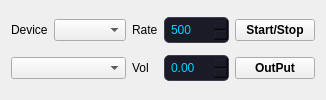
             <widget class="QWidget" name="tab_7">
              <attribute name="title">
               <string>DaQ</string>
              </attribute>
              <layout class="QGridLayout" name="gridLayout_9">
               <item row="0" column="0">
                <widget class="QLabel" name="label_2">
                 <property name="sizePolicy">
                  <sizepolicy hsizetype="Preferred" vsizetype="Fixed">
                   <horstretch>0</horstretch>
                   <verstretch>0</verstretch>
                  </sizepolicy>
                 </property>
                 <property name="text">
                  <string>Device</string>
                 </property>
                </widget>
               </item>
               <item row="0" column="1">
                <widget class="QComboBox" name="daqDeviceComboBox">
                 <property name="sizePolicy">
                  <sizepolicy hsizetype="Preferred" vsizetype="Fixed">
                   <horstretch>0</horstretch>
                   <verstretch>0</verstretch>
                  </sizepolicy>
                 </property>
                 <property name="styleSheet">
                  <string notr="true">QDoubleSpinBox, QSpinBox, QLineEdit {
    background-color: #1B1B28;
    border: 1px solid #3D3F51;
    border-radius: 5px;
    padding: 4px;
    color: #00D1FF; /* 科技蓝数字 */
}</string>
                 </property>
                </widget>
               </item>
               <item row="0" column="2">
                <widget class="QLabel" name="label">
                 <property name="sizePolicy">
                  <sizepolicy hsizetype="Preferred" vsizetype="Fixed">
                   <horstretch>0</horstretch>
                   <verstretch>0</verstretch>
                  </sizepolicy>
                 </property>
                 <property name="text">
                  <string>Rate</string>
                 </property>
                </widget>
               </item>
               <item row="0" column="4">
                <widget class="QPushButton" name="startStopButton">
                 <property name="sizePolicy">
                  <sizepolicy hsizetype="Preferred" vsizetype="Fixed">
                   <horstretch>0</horstretch>
                   <verstretch>0</verstretch>
                  </sizepolicy>
                 </property>
                 <property name="font">
                  <font>
                   <pointsize>9</pointsize>
                   <weight>75</weight>
                   <bold>true</bold>
                   <kerning>true</kerning>
                  </font>
                 </property>
                 <property name="text">
                  <string>Start/Stop</string>
                 </property>
                 <property name="iconSize">
                  <size>
                   <width>20</width>
                   <height>20</height>
                  </size>
                 </property>
                </widget>
               </item>
               <item row="0" column="3">
                <widget class="QSpinBox" name="sampleRateSpinBox">
                 <property name="sizePolicy">
                  <sizepolicy hsizetype="Preferred" vsizetype="Fixed">
                   <horstretch>0</horstretch>
                   <verstretch>0</verstretch>
                  </sizepolicy>
                 </property>
                 <property name="styleSheet">
                  <string notr="true">QDoubleSpinBox, QSpinBox, QLineEdit {
    background-color: #1B1B28;
    border: 1px solid #3D3F51;
    border-radius: 5px;
    padding: 4px;
    color: #00D1FF; /* 科技蓝数字 */
}</string>
                 </property>
                 <property name="minimum">
                  <number>500</number>
                 </property>
                 <property name="maximum">
                  <number>10000</number>
                 </property>
                 <property name="singleStep">
                  <number>500</number>
                 </property>
                </widget>
               </item>
               <item row="1" column="2">
                <widget class="QLabel" name="label_12">
                 <property name="sizePolicy">
                  <sizepolicy hsizetype="Preferred" vsizetype="Fixed">
                   <horstretch>1</horstretch>
                   <verstretch>0</verstretch>
                  </sizepolicy>
                 </property>
                 <property name="text">
                  <string>Vol</string>
                 </property>
                </widget>
               </item>
               <item row="1" column="3">
                <widget class="QDoubleSpinBox" name="aoVoltageSpinBox">
                 <property name="sizePolicy">
                  <sizepolicy hsizetype="Minimum" vsizetype="Fixed">
                   <horstretch>2</horstretch>
                   <verstretch>0</verstretch>
                  </sizepolicy>
                 </property>
                 <property name="styleSheet">
                  <string notr="true">QDoubleSpinBox, QSpinBox, QLineEdit {
    background-color: #1B1B28;
    border: 1px solid #3D3F51;
    border-radius: 5px;
    padding: 4px;
    color: #00D1FF; /* 科技蓝数字 */
}</string>
                 </property>
                 <property name="minimum">
                  <double>-5.000000000000000</double>
                 </property>
                 <property name="maximum">
                  <double>5.000000000000000</double>
                 </property>
                 <property name="singleStep">
                  <double>0.100000000000000</double>
                 </property>
                </widget>
               </item>
               <item row="1" column="4">
                <widget class="QPushButton" name="aoControlButton">
                 <property name="sizePolicy">
                  <sizepolicy hsizetype="Minimum" vsizetype="Fixed">
                   <horstretch>1</horstretch>
                   <verstretch>0</verstretch>
                  </sizepolicy>
                 </property>
                 <property name="font">
                  <font>
                   <weight>75</weight>
                   <bold>true</bold>
                  </font>
                 </property>
                 <property name="text">
                  <string>OutPut</string>
                 </property>
                </widget>
               </item>
               <item row="1" column="0" colspan="2">
                <widget class="QComboBox" name="aoChannelComboBox">
                 <property name="sizePolicy">
                  <sizepolicy hsizetype="Preferred" vsizetype="Fixed">
                   <horstretch>2</horstretch>
                   <verstretch>0</verstretch>
                  </sizepolicy>
                 </property>
                 <property name="styleSheet">
                  <string notr="true">QDoubleSpinBox, QSpinBox, QLineEdit {
    background-color: #1B1B28;
    border: 1px solid #3D3F51;
    border-radius: 5px;
    padding: 4px;
    color: #00D1FF; /* 科技蓝数字 */
}</string>
                 </property>
                </widget>
               </item>
              </layout>
             </widget>
